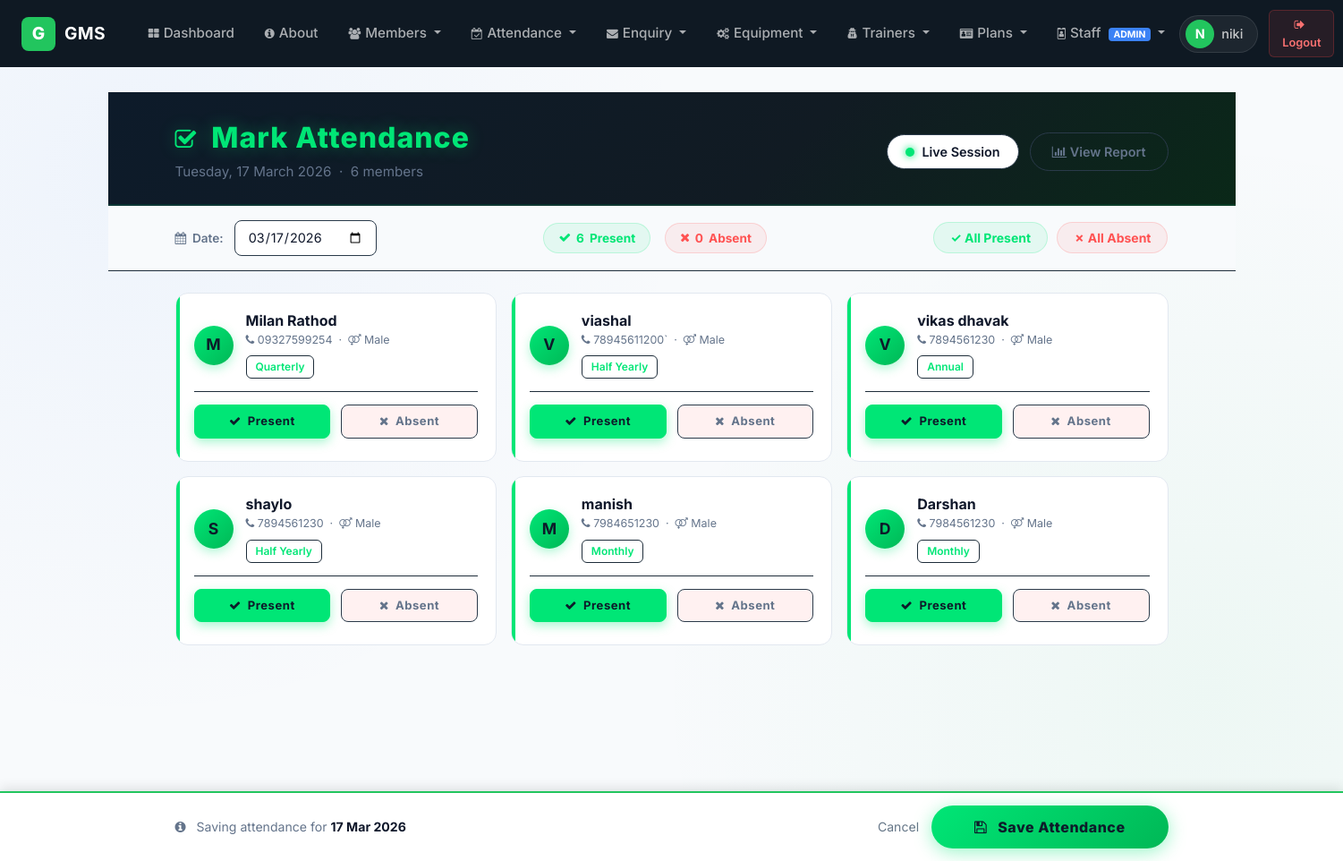
Page /mark_attendance/ (signed in) on the committed database.
### gym/models.py (models this page shows, shortened)
class Member(models.Model):
    name = models.CharField(max_length=50)
    contact = models.CharField(max_length=15)
    emailid = models.EmailField(max_length=50)
    age = models.PositiveIntegerField()
    dob = models.DateField(null=True, blank=True)
    gender = models.CharField(max_length=10, default="")
    membership_type = models.CharField(max_length=20, default="basic")
    plan = models.ForeignKey(Plan, on_delete=models.CASCADE)  # Linked to Plan
    joindate = models.DateField()
    expiredate = models.DateField()
    initialamount = models.DecimalField(max_digits=10, decimal_places=2, default=0)

class Plan(models.Model):
    name = models.CharField(max_length=50)
    amount = models.DecimalField(max_digits=10, decimal_places=2)
    duration = models.PositiveIntegerField(help_text="Duration in days or months")
    def __str__(self):
        return self.name

### gym/views.py (the view, shortened to what this page needs)
# urls.py: path('mark_attendance/', Mark_Attendance, name='mark_attendance'),
def Mark_Attendance(request):
    import datetime
    if not request.user.is_staff:
        return redirect('login')
    today = datetime.date.today()
    members = Member.objects.all()
    existing = {a.member_id: a.status for a in Attendance.objects.filter(date=today)}
    member_data = []
    for m in members:
        member_data.append({
            'member': m,
            'status': existing.get(m.id, 'Present'),
        })
    context = {
        'member_data': member_data,
        'today': today,
        'total_members': members.count(),
    }
    return render(request, 'attendance.html', context)

### gym/templates/attendance.html (shortened to what this page needs)
{% extends 'navigation.html' %}
{% load static %}
{% block body %}
<div class="page-pb">
    <div class="att-hero">
        <div class="container">
            <div class="d-flex align-items-center justify-content-between flex-wrap" style="gap:12px">
                <div>
                    <h1><i class="fa fa-check-square-o" style="font-size:1.6rem;"></i> &nbsp;Mark Attendance</h1>
                    <p class="mb-0">{{ today|date:"l, d F Y" }} &nbsp;·&nbsp; {{ total_members }} member{{ total_members|pluralize }}</p>
                </div>
                <div class="d-flex align-items-center" style="gap:12px;">
                    <div class="stat-pill"><span class="dot"></span> Live Session</div>
                    <a href="{% url 'view_attendance' %}" class="btn-view-report"><i class="fa fa-bar-chart"></i> View Report</a>
                </div>
            </div>
        </div>
    </div>
    <div class="att-toolbar">
        <div class="container d-flex align-items-center justify-content-between flex-wrap" style="gap:12px;">
            <div class="date-picker-group">
                <label><i class="fa fa-calendar"></i> &nbsp;Date:</label>
                <input type="date" id="attendanceDateDisplay" value="{{ today|date:'Y-m-d' }}"
                    onchange="document.getElementById('attendanceDateInput').value=this.value">
            </div>
            <div class="live-counter">
                <div class="counter-badge present"><i class="fa fa-check"></i> <span id="presentCount">{{ member_data|length }}</span> Present</div>
                <div class="counter-badge absent"><i class="fa fa-times"></i> <span id="absentCount">0</span> Absent</div>
            </div>
            <div style="display:flex;gap:10px;">
                <button type="button" onclick="markAll('Present')" class="btn btn-sm" style="background:#00e67615;color:#00e676;border:1px solid #00e67630;border-radius:50px;font-weight:700;padding:6px 18px;">
                    ✓ All Present
                </button>
                <button type="button" onclick="markAll('Absent')" class="btn btn-sm" style="background:#ff525215;color:#ff5252;border:1px solid #ff525230;border-radius:50px;font-weight:700;padding:6px 18px;">
                    ✗ All Absent
                </button>
            </div>
        </div>
    </div>
    <form method="POST" id="attendanceForm">
        <div class="container">
            {% if member_data %}
            <div class="members-grid">
                {% for item in member_data %}
                <div class="member-card {% if item.status == 'Absent' %}is-absent{% endif %}" id="card-{{ item.member.id }}">
                    <div class="d-flex align-items-center" style="gap:14px;">
                        <div class="member-avatar" id="avatar-{{ item.member.id }}">
                            {{ item.member.name|slice:":1"|upper }}
                        </div>
                        <div style="flex:1; min-width:0;">
                            <p class="member-name">{{ item.member.name }}</p>
                            <p class="member-meta">
                                <i class="fa fa-phone"></i> {{ item.member.contact }}
                                &nbsp;·&nbsp;
                                <i class="fa fa-venus-mars"></i> {{ item.member.gender }}
                            </p>
                            <span class="member-plan">{{ item.member.plan }}</span>
                        </div>
                    </div>
                    <div class="toggle-wrapper">
                        <label for="present_{{ item.member.id }}"
                            class="toggle-btn present-btn {% if item.status == 'Present' %}active{% endif %}"
                            style="text-align:center;">
                            <i class="fa fa-check"></i> &nbsp;Present
                        </label>
                        <label for="absent_{{ item.member.id }}"
                            class="toggle-btn absent-btn {% if item.status == 'Absent' %}active{% endif %}"
                            style="text-align:center;">
                            <i class="fa fa-times"></i> &nbsp;Absent
                        </label>
                    </div>
                </div>
                {% endfor %}
            </div>
            {% endif %}
        </div>
        {% if member_data %}
        <div class="save-bar">
            <div class="container d-flex align-items-center justify-content-between flex-wrap" style="gap:12px;">
                <div style="color:#64748b;font-size:0.88rem;">
                    <i class="fa fa-info-circle"></i> &nbsp;
                    Saving attendance for <strong style="color:#0f172a;">{{ today|date:"d M Y" }}</strong>
                </div>
                <div class="d-flex align-items-center" style="gap:14px;">
                    <a href="{% url 'home' %}" style="color:#667788;text-decoration:none;font-size:0.88rem;">Cancel</a>
                    <button type="submit" class="btn-save-attendance">
                        <i class="fa fa-save"></i> &nbsp; Save Attendance
                    </button>
                </div>
            </div>
        </div>
        {% endif %}
    </form>
</div>
{% endblock body %}

### gym/templates/navigation.html (shortened to what this page needs)
<!DOCTYPE html>
<html lang="en">
<head>
    {% load static %}
    <link rel="stylesheet" href="https://maxcdn.bootstrapcdn.com/bootstrap/4.5.2/css/bootstrap.min.css">
    <link rel="stylesheet" href="https://cdnjs.cloudflare.com/ajax/libs/font-awesome/4.7.0/css/font-awesome.min.css">
    <link rel="stylesheet" href="https://cdn.datatables.net/1.10.21/css/jquery.dataTables.min.css">
</head>
<body>
    <nav class="top-nav">
        <a class="top-nav-brand" href="{% url 'home' %}">
            <div class="logo-box">G</div>
            <span class="brand-text">GMS</span>
        </a>
        <ul class="top-nav-links d-none d-lg-flex" id="mainNavLinks">
            <li class="nav-item">
                <a class="nav-link" href="{% url 'home' %}"><i class="fa fa-th-large" style="margin-right:5px;font-size:0.8rem;"></i>Dashboard</a>
            </li>
            <li class="nav-item">
                <a class="nav-link" href="/about/"><i class="fa fa-info-circle" style="margin-right:5px;font-size:0.8rem;"></i>About</a>
            </li>
            {% if request.user.is_authenticated and request.user.is_staff %}
            <li class="nav-item dropdown">
                <a href="#" class="nav-link dropdown-toggle" data-toggle="dropdown">
                    <i class="fa fa-users" style="margin-right:5px;font-size:0.8rem;"></i>Members
                </a>
            </li>
            <li class="nav-item dropdown">
                <a href="#" class="nav-link dropdown-toggle" data-toggle="dropdown">
                    <i class="fa fa-calendar-check-o" style="margin-right:5px;font-size:0.8rem;"></i>Attendance
                </a>
            </li>
            <li class="nav-item dropdown">
                <a href="#" class="nav-link dropdown-toggle" data-toggle="dropdown">
                    <i class="fa fa-envelope" style="margin-right:5px;font-size:0.8rem;"></i>Enquiry
                </a>
            </li>
            {% endif %}
            {% if request.user.is_authenticated and request.user.is_superuser %}
            <li class="nav-item dropdown">
                <a href="#" class="nav-link dropdown-toggle" data-toggle="dropdown">
                    <i class="fa fa-cogs" style="margin-right:5px;font-size:0.8rem;"></i>Equipment
                </a>
            </li>
            <li class="nav-item dropdown">
                <a href="#" class="nav-link dropdown-toggle" data-toggle="dropdown">
                    <i class="fa fa-user-secret" style="margin-right:5px;font-size:0.8rem;"></i>Trainers
                </a>
            </li>
            <li class="nav-item dropdown">
                <a href="#" class="nav-link dropdown-toggle" data-toggle="dropdown">
                    <i class="fa fa-id-card" style="margin-right:5px;font-size:0.8rem;"></i>Plans
                </a>
            </li>
            <li class="nav-item dropdown">
                <a href="#" class="nav-link dropdown-toggle" data-toggle="dropdown">
                    <i class="fa fa-id-badge" style="margin-right:5px;font-size:0.8rem;"></i>Staff
                    <span style="background:#3b82f6;color:#fff;font-size:0.65rem;padding:1px 6px;border-radius:4px;margin-left:4px;font-weight:700;">ADMIN</span>
                </a>
            </li>
            {% endif %}
        </ul>
        <div class="top-nav-right">
            {% if request.user.is_authenticated %}
            <div class="user-pill d-none d-md-flex">
                <div class="user-avatar">{{ request.user.username|slice:":1"|upper }}</div>
                <span class="user-name">{{ request.user.username }}</span>
            </div>
            <form method="post" action="{% url 'logout' %}" style="margin:0;">
                <button type="submit" class="btn-logout">
                    <i class="fa fa-sign-out" style="margin-right:5px;"></i>Logout
                </button>
            </form>
            {% else %}
            <a href="{% url 'login' %}" class="btn-gms-primary" style="font-size:0.9rem; padding:8px 20px;">Sign In</a>
            {% endif %}
        </div>
    </nav>
    <div class="page-wrapper">
        <main>
            {% block body %}{% endblock body %}
        </main>
    </div>
    <footer class="app-footer">
        GMS Management System &nbsp;·&nbsp; Built with <span style="color:#f87171;">♥</span> by <a href="#">Vikas Chauhan</a> &nbsp;·&nbsp; 2025–26
    </footer>
</body>
</html>

### gym/templates/navigation.html (style rules this page uses)
*, *::before, *::after { box-sizing: border-box; }
:root { --green: #22c55e; --green-dark: #16a34a; --green-light: #dcfce7; --dark: #0f1923; --dark2: #1a2535; --sidebar: #111c2a; --text: #1e293b; --muted: #64748b; --border: #e2e8f0; --white: #ffffff; --bg: #f8fafc; --bg-gradient: radial-gradient(circle at 10% 20%, rgba(59, 130, 246, 0.05), transparent 40%), radial-gradient(circle at 90% 80%, rgba(34, 197, 94, 0.05), transparent 40%); --card-shadow: 0 4px 20px -2px rgba(0, 0, 0, 0.04), 0 2px 10px -2px rgba(0, 0, 0, 0.02); --border-soft: #f1f5f9; --green-light: rgba(34,197,94,0.15); --table-head: #0f172a; --table-hover: #f1f5f9; --table-border: #e2e8f0; --input-bg: #ffffff; }
body { font-family: 'Inter', -apple-system, BlinkMacSystemFont, sans-serif; background: var(--bg); background-image: var(--bg-gradient); background-attachment: fixed; color: var(--text); margin: 0; min-height: 100vh; }
.top-nav { background: var(--dark); height: 75px; display: flex; align-items: center; padding: 0 24px; position: sticky; top: 0; z-index: 1000; box-shadow: 0 1px 0 rgba(255,255,255,0.06); }
.top-nav-brand { display: flex; align-items: center; gap: 10px; text-decoration: none; margin-right: 32px; }
.top-nav-brand .logo-box { width: 38px; height: 38px; background: var(--green); border-radius: 8px; display: flex; align-items: center; justify-content: center; font-size: 1.2rem; color: #fff; font-weight: 800; }
.top-nav-brand .brand-text { font-size: 1.2rem; font-weight: 700; color: #fff; letter-spacing: 0.3px; }
.top-nav-links { display: flex; align-items: center; gap: 2px; list-style: none; margin: 0; padding: 0; flex: 1; }
.top-nav-links .nav-item { position: relative; }
.top-nav-links .nav-link { color: rgba(255,255,255,0.65) !important; font-size: 0.95rem; font-weight: 500; padding: 10px 16px !important; border-radius: 8px; transition: background 0.18s, color 0.18s; white-space: nowrap; }
.top-nav-right { display: flex; align-items: center; gap: 12px; margin-left: auto; }
.user-pill { display: flex; align-items: center; gap: 8px; background: rgba(255,255,255,0.06); border: 1px solid rgba(255,255,255,0.1); border-radius: 30px; padding: 4px 12px 4px 6px; cursor: default; }
.user-avatar { width: 32px; height: 32px; background: var(--green); border-radius: 50%; display: flex; align-items: center; justify-content: center; font-size: 0.9rem; font-weight: 700; color: #fff; }
.user-name { font-size: 0.9rem; color: rgba(255,255,255,0.75); font-weight: 500; padding-right: 4px; }
.btn-logout { background: rgba(239,68,68,0.1); border: 1px solid rgba(239,68,68,0.25); color: #f87171 !important; font-size: 0.8rem; font-weight: 600; padding: 6px 14px; border-radius: 6px; cursor: pointer; transition: background 0.2s, border-color 0.2s; font-family: 'Inter', sans-serif; }
.page-wrapper { min-height: calc(100vh - 60px); }
main { padding: 28px 20px; max-width: 1300px; margin: 0 auto; }
.form-label, label { font-size: 0.82rem; font-weight: 600; color: var(--muted); margin-bottom: 5px; }
.app-footer { background: var(--dark); color: rgba(255,255,255,0.4); text-align: center; font-size: 0.78rem; padding: 16px; margin-top: 48px; }
.app-footer a { color: var(--green); text-decoration: none; }

### rows in the picture
Member: member.name "M", member.name "Milan Rathod", member.contact "09327599254", member.gender "Male", member.plan "Quarterly"
Member: member.name "V", member.name "viashal", member.contact "78945611200`", member.gender "Male", member.plan "Half Yearly"
Member: member.name "V", member.name "vikas dhavak", member.contact "7894561230", member.gender "Male", member.plan "Annual"
Member: member.name "S", member.name "shaylo", member.contact "7894561230", member.gender "Male", member.plan "Half Yearly"
Member: member.name "M", member.name "manish", member.contact "7984651230", member.gender "Male", member.plan "Monthly"
Member: member.name "D", member.name "Darshan", member.contact "7984561230", member.gender "Male", member.plan "Monthly"

### other values in the picture
{{ request.user.username|slice:":1"|upper }} "N"
{{ request.user.username }} "niki"
{{ total_members }} "6"
{{ member_data|length }} "6"
